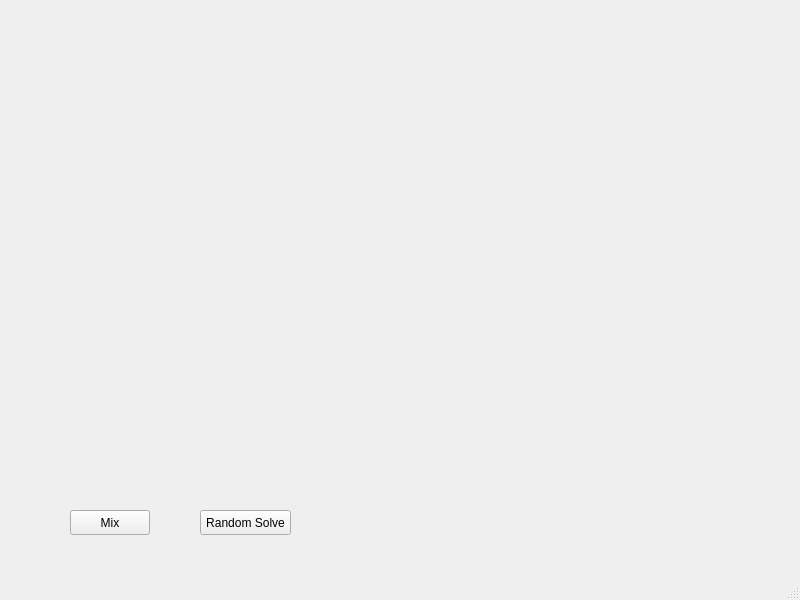
<?xml version="1.0" encoding="UTF-8"?>
<ui version="4.0">
 <class>MainWindow</class>
 <widget class="QMainWindow" name="MainWindow">
  <property name="geometry">
   <rect>
    <x>0</x>
    <y>0</y>
    <width>800</width>
    <height>600</height>
   </rect>
  </property>
  <property name="windowTitle">
   <string>MainWindow</string>
  </property>
  <widget class="QWidget" name="centralwidget">
   <widget class="QWidget" name="gridLayoutWidget">
    <property name="geometry">
     <rect>
      <x>0</x>
      <y>0</y>
      <width>801</width>
      <height>501</height>
     </rect>
    </property>
    <layout class="QGridLayout" name="gridLayout"/>
   </widget>
   <widget class="QPushButton" name="pushButton">
    <property name="geometry">
     <rect>
      <x>70</x>
      <y>510</y>
      <width>80</width>
      <height>25</height>
     </rect>
    </property>
    <property name="text">
     <string>Mix</string>
    </property>
   </widget>
   <widget class="QPushButton" name="pushButton_2">
    <property name="geometry">
     <rect>
      <x>200</x>
      <y>510</y>
      <width>91</width>
      <height>25</height>
     </rect>
    </property>
    <property name="text">
     <string>Random Solve</string>
    </property>
   </widget>
  </widget>
  <widget class="QMenuBar" name="menubar">
   <property name="geometry">
    <rect>
     <x>0</x>
     <y>0</y>
     <width>800</width>
     <height>22</height>
    </rect>
   </property>
  </widget>
  <widget class="QStatusBar" name="statusbar"/>
 </widget>
 <resources/>
 <connections/>
</ui>
